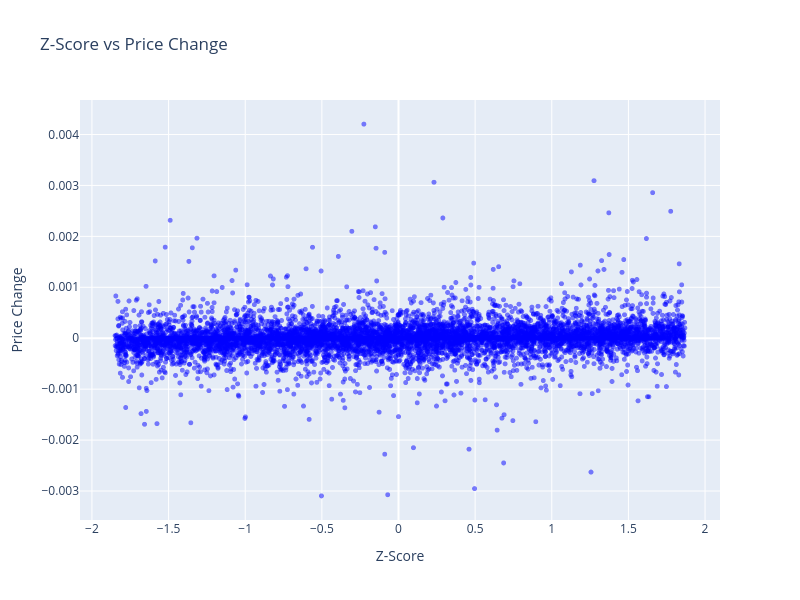

Notebook code cell kept with this figure:
### Code cell
import plotly.graph_objects as go
import pandas as pd

# 假设你的dataframe叫df，包含z-score和price_chg列
df = t.sample(frac=0.0001, random_state=123)
# 为了性能优化，使用scattergl而非scatter
fig = go.Figure()

fig.add_trace(
    go.Scattergl(
        x=df['z-score'],
        y=df['price_chg'],
        mode='markers',
        marker=dict(
            size=5,  # 减小点的大小以提高性能
            opacity=0.5,  # 半透明以减少视觉重叠
            color='blue'  # 单一颜色避免复杂计算
        )
    )
)

# 优化布局设置
fig.update_layout(
    title='Z-Score vs Price Change',
    xaxis_title='Z-Score',
    yaxis_title='Price Change',
    # showlegend=False,
    # template='plotly_dark',  # 使用暗主题减少渲染负担，可根据需要调整
    width=800,
    height=600
)

# 优化性能的设置
fig.update_xaxes(automargin=True)
fig.update_yaxes(automargin=True)

# 禁用不必要的交互功能以提高性能
# fig.update_layout(
#     dragmode=False,  # 禁用拖拽
#     hovermode='closest'  # 优化hover性能
# )

# 显示图表
fig.show(
    # config={
    #     'displayModeBar': False,  # 隐藏工具栏
    #     'staticPlot': False  # 保持交互但优化
    # }
)

### Figure 1 — Plotly figure (JSON) as saved in the notebook; plotly's stock layout.template omitted (floating-point values rounded to 4 significant figures; data arrays with more than 128 entries replaced by an {"elided": "..."} marker saying what was removed)
{"data": [{"marker": {"color": "blue", "opacity": 0.5, "size": 5}, "mode": "markers", "type": "scattergl", "x": {"elided": "7616 float values"}, "y": {"elided": "7616 float values"}}], "layout": {"height": 600, "title": {"text": "Z-Score vs Price Change"}, "width": 800, "xaxis": {"automargin": true, "title": {"text": "Z-Score"}}, "yaxis": {"automargin": true, "title": {"text": "Price Change"}}}}
